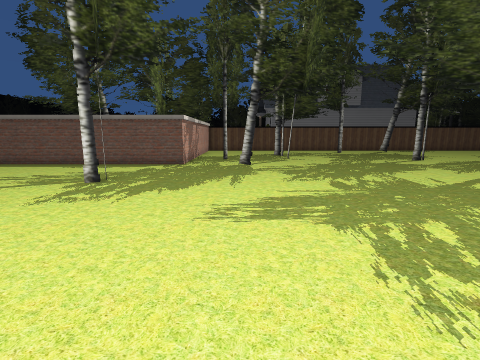
[1] (above)

14 first-person views from a walk through a Unity game level. The camera is 1.5 m above the floor, tilts 10° down and sees 85° across. The floor is counted in squares, 1 m on a side. Each view is taken from the middle of a square. On the plan, view 1 faces up. The plan holds only what a view shows up to about 14 squares ahead; the rest is blank. The place goes on beyond the plan. The player character is not drawn. Door leaves are left out, so doorways stand open.

[2]
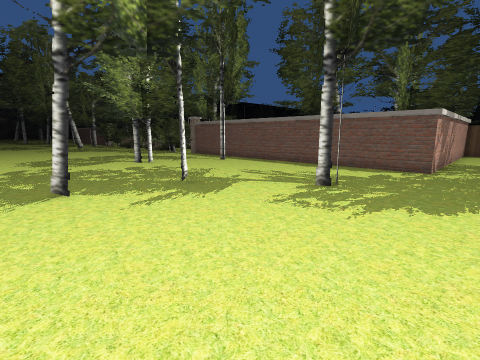

[3]
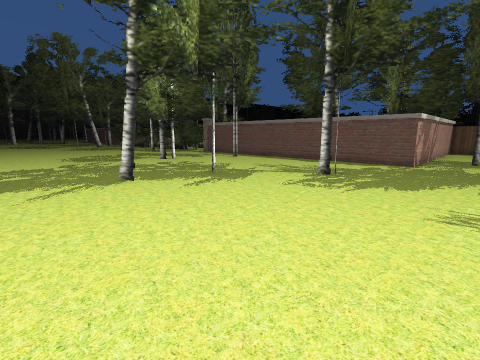

[4]
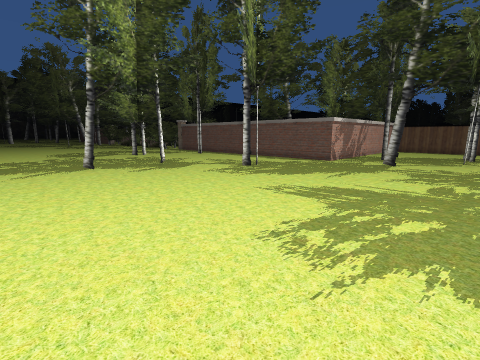

[5]
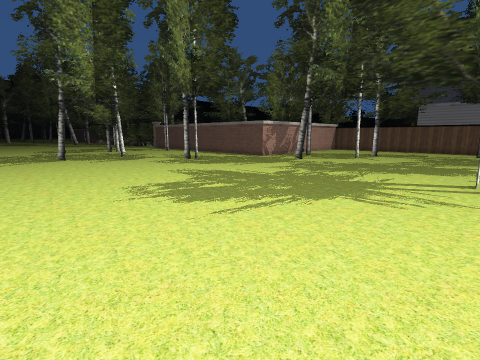

[6]
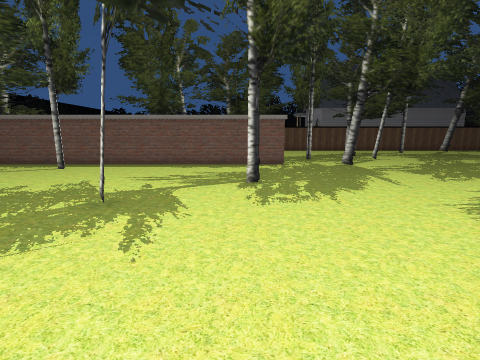

[7]
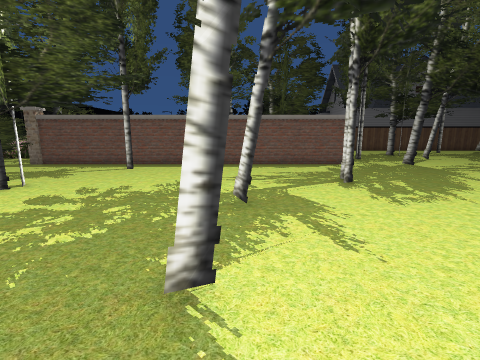

[8]
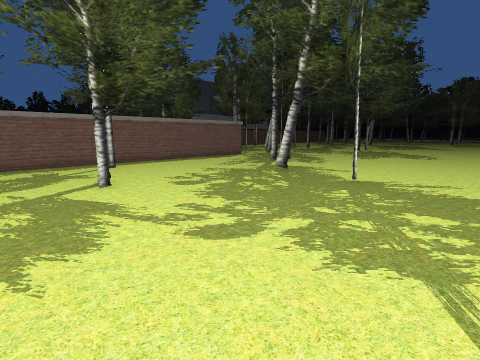

[9]
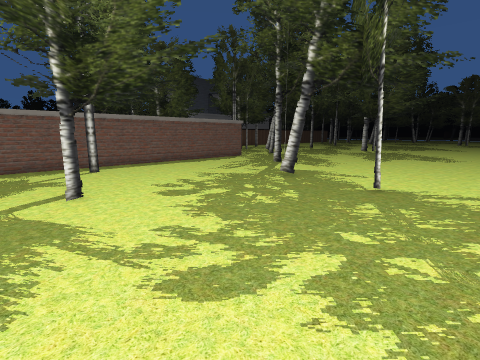

[10]
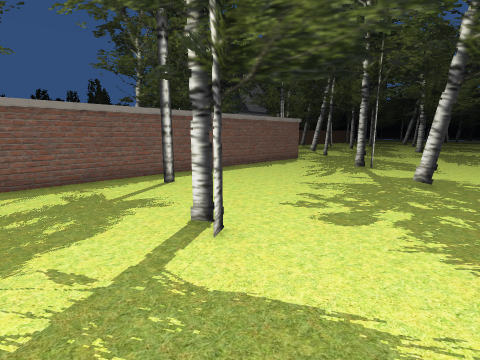

[11]
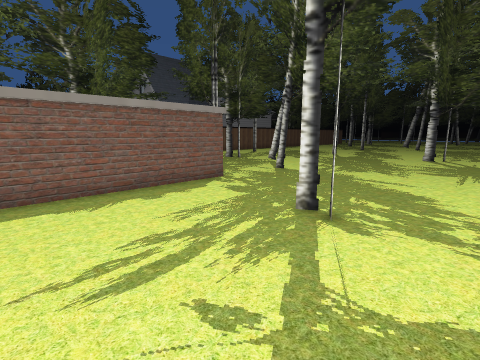

[12]
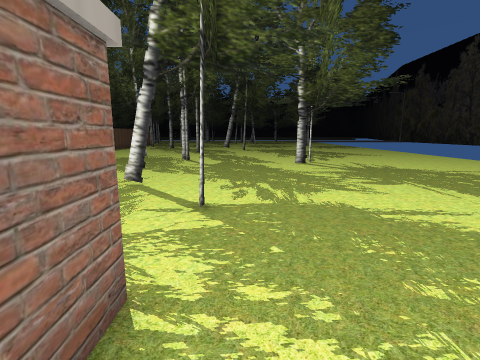

[13]
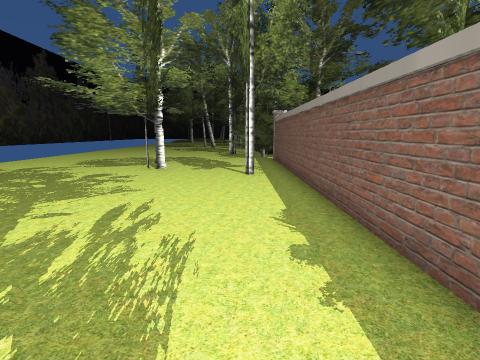

[14]
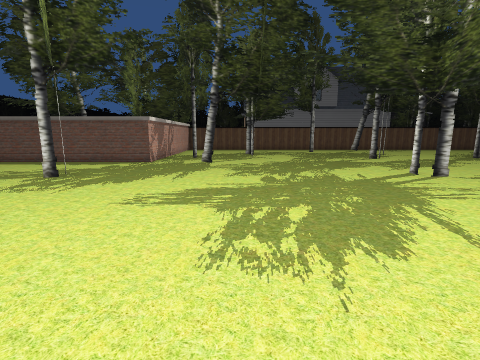

### Floor plan
Key: @ floor where view 1 was taken; # wall or solid block; . floor; = window, fence, low wall or low ledge; O other object.
Columns run from 17 left of view 1 to 9 right of it. Each row starts with its distance up from view 1.
 15      OO       #O=OO=O
 14               #.....O.....
 13 #############==OOOOOOOO=..
 12 O..OO...............O.....O
 11 .O..OOO....O........O.....O
 10 .O..O.......O..OO...O.....O
  9 ..O...O.....O.O.....=O....O
  8 ..O.OO. ....OO........=OOOO
  7 ..OO....O.OO.=...........=.
  6 .O.=.....O....O..........O.
  5 O...O....OO.OO.=.........O.
  4 .....O....OO.............O.
  3 .........OOO.............=.
  2 ........O=..O..............
  1 .......O....O..............
  0 .....= ..........@.........
 -1 ......................... .

Positions as (right, up) in squares from view 1, and headings:
1: (0, 0), facing up
2: (-1, 1), facing up-left
3: (0, -1), facing up-left
4: (4, -1), facing up-left
5: (9, -1), facing up-left
6: (-5, 0), facing up
7: (-8, 0), facing up
8: (-17, -1), facing up-right
9: (-16, 0), facing up-right
10: (-17, 4), facing up-right
11: (-9, 6), facing up-right
12: (-5, 12), facing right
13: (-3, 11), facing left
14: (2, -1), facing up
